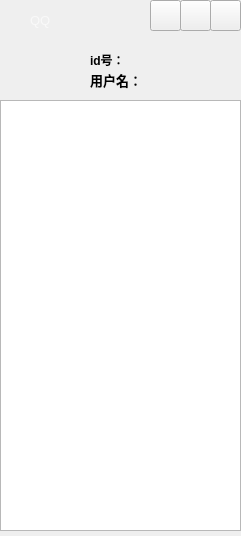
<?xml version="1.0" encoding="UTF-8"?>
<ui version="4.0">
 <class>MyInterface</class>
 <widget class="QWidget" name="MyInterface">
  <property name="geometry">
   <rect>
    <x>0</x>
    <y>0</y>
    <width>241</width>
    <height>536</height>
   </rect>
  </property>
  <property name="windowTitle">
   <string>Form</string>
  </property>
  <property name="styleSheet">
   <string notr="true">border-color: rgb(0, 0, 0);</string>
  </property>
  <widget class="QLabel" name="label">
   <property name="geometry">
    <rect>
     <x>0</x>
     <y>0</y>
     <width>241</width>
     <height>101</height>
    </rect>
   </property>
   <property name="styleSheet">
    <string notr="true">border-image: url(:/oneimage/2.png);
border-color: rgb(0, 0, 0);</string>
   </property>
   <property name="text">
    <string/>
   </property>
  </widget>
  <widget class="QPushButton" name="closeBtn">
   <property name="geometry">
    <rect>
     <x>210</x>
     <y>0</y>
     <width>31</width>
     <height>31</height>
    </rect>
   </property>
   <property name="styleSheet">
    <string notr="true">QPushButton
{
    border-image:url(:/oneimage/closeback.png) 0 60 0 0 ;
}

QPushButton:hover
{
    border-image:url(:/oneimage/closeback.png) 0 30 0 30 ;
}

QPushButton:pressed
{
    border-image:url(:/oneimage/closeback.png) 0 0 0 60 ;
}</string>
   </property>
   <property name="text">
    <string/>
   </property>
  </widget>
  <widget class="QPushButton" name="minBtn">
   <property name="geometry">
    <rect>
     <x>180</x>
     <y>0</y>
     <width>31</width>
     <height>31</height>
    </rect>
   </property>
   <property name="styleSheet">
    <string notr="true">QPushButton
{
    border-image:url(:/oneimage/1.png) 0 60 0 0 ;
}

QPushButton:hover
{
    border-image:url(:/oneimage/1.png) 0 30 0 30 ;
}

QPushButton:pressed
{
    border-image:url(:/oneimage/1.png) 0 0 0 60 ;
}</string>
   </property>
   <property name="text">
    <string/>
   </property>
  </widget>
  <widget class="QLabel" name="label_3">
   <property name="geometry">
    <rect>
     <x>30</x>
     <y>10</y>
     <width>31</width>
     <height>21</height>
    </rect>
   </property>
   <property name="whatsThis">
    <string>&lt;html&gt;&lt;head/&gt;&lt;body&gt;&lt;p&gt;&lt;span style=&quot; color:#ffffff;&quot;&gt;QQ&lt;/span&gt;&lt;/p&gt;&lt;/body&gt;&lt;/html&gt;</string>
   </property>
   <property name="text">
    <string>&lt;html&gt;&lt;head/&gt;&lt;body&gt;&lt;p&gt;&lt;span style=&quot; font-size:10pt; color:#f9f9f9;&quot;&gt;QQ&lt;/span&gt;&lt;/p&gt;&lt;/body&gt;&lt;/html&gt;</string>
   </property>
  </widget>
  <widget class="QLabel" name="MyIconLabel">
   <property name="geometry">
    <rect>
     <x>20</x>
     <y>40</y>
     <width>51</width>
     <height>51</height>
    </rect>
   </property>
   <property name="styleSheet">
    <string notr="true"/>
   </property>
   <property name="text">
    <string/>
   </property>
   <property name="scaledContents">
    <bool>true</bool>
   </property>
  </widget>
  <widget class="QLabel" name="idLabel">
   <property name="geometry">
    <rect>
     <x>90</x>
     <y>50</y>
     <width>151</width>
     <height>21</height>
    </rect>
   </property>
   <property name="text">
    <string>&lt;html&gt;&lt;head/&gt;&lt;body&gt;&lt;p&gt;&lt;span style=&quot; font-weight:600;&quot;&gt;id号：&lt;/span&gt;&lt;/p&gt;&lt;/body&gt;&lt;/html&gt;</string>
   </property>
  </widget>
  <widget class="QLabel" name="MyNameLabel">
   <property name="geometry">
    <rect>
     <x>90</x>
     <y>70</y>
     <width>151</width>
     <height>21</height>
    </rect>
   </property>
   <property name="text">
    <string>&lt;!DOCTYPE HTML PUBLIC &quot;-//W3C//DTD HTML 4.0//EN&quot; &quot;http://www.w3.org/TR/REC-html40/strict.dtd&quot;&gt;
&lt;html&gt;&lt;head&gt;&lt;meta name=&quot;qrichtext&quot; content=&quot;1&quot; /&gt;&lt;style type=&quot;text/css&quot;&gt;
p, li { white-space: pre-wrap; }
&lt;/style&gt;&lt;/head&gt;&lt;body style=&quot; font-family:'SimSun'; font-size:9pt; font-weight:400; font-style:normal;&quot;&gt;
&lt;p style=&quot; margin-top:12px; margin-bottom:12px; margin-left:0px; margin-right:0px; -qt-block-indent:0; text-indent:0px;&quot;&gt;&lt;span style=&quot; font-size:10pt; font-weight:600;&quot;&gt;用户名：&lt;/span&gt;&lt;/p&gt;&lt;/body&gt;&lt;/html&gt;</string>
   </property>
  </widget>
  <widget class="QPushButton" name="pushButton">
   <property name="geometry">
    <rect>
     <x>150</x>
     <y>0</y>
     <width>31</width>
     <height>31</height>
    </rect>
   </property>
   <property name="styleSheet">
    <string notr="true">QPushButton
{
    border-image:url(:/oneimage/3.png) 0 60 0 0 ;
}

QPushButton:hover
{
    border-image:url(:/oneimage/3.png) 0 30 0 30 ;
}

QPushButton:pressed
{
    border-image:url(:/oneimage/3.png) 0 0 0 60 ;
}</string>
   </property>
   <property name="text">
    <string/>
   </property>
  </widget>
  <widget class="QTreeView" name="treeView">
   <property name="geometry">
    <rect>
     <x>0</x>
     <y>100</y>
     <width>241</width>
     <height>431</height>
    </rect>
   </property>
   <property name="styleSheet">
    <string notr="true">border-color: rgb(0, 0, 0);</string>
   </property>
  </widget>
 </widget>
 <resources/>
 <connections>
  <connection>
   <sender>closeBtn</sender>
   <signal>clicked()</signal>
   <receiver>MyInterface</receiver>
   <slot>close()</slot>
   <hints>
    <hint type="sourcelabel">
     <x>195</x>
     <y>10</y>
    </hint>
    <hint type="destinationlabel">
     <x>105</x>
     <y>222</y>
    </hint>
   </hints>
  </connection>
  <connection>
   <sender>minBtn</sender>
   <signal>clicked()</signal>
   <receiver>MyInterface</receiver>
   <slot>showMinimized()</slot>
   <hints>
    <hint type="sourcelabel">
     <x>165</x>
     <y>10</y>
    </hint>
    <hint type="destinationlabel">
     <x>105</x>
     <y>222</y>
    </hint>
   </hints>
  </connection>
 </connections>
</ui>
